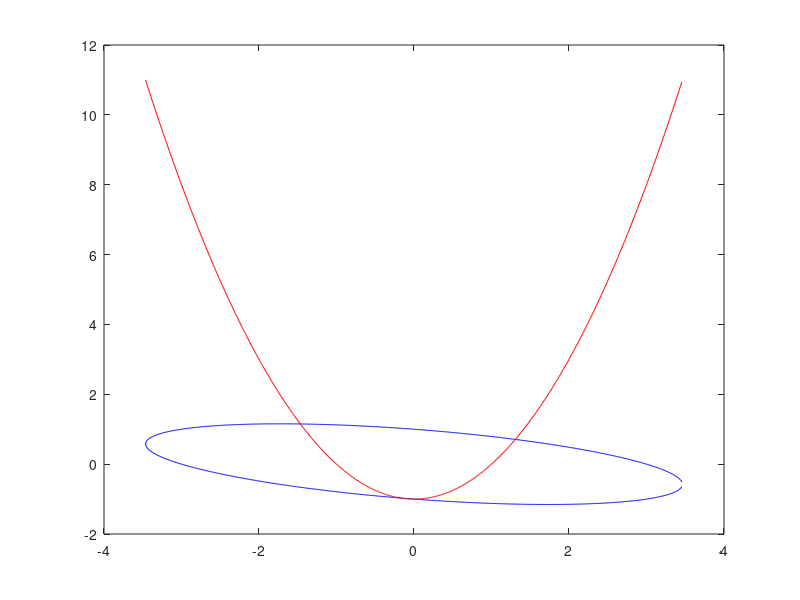

The MATLAB script that drew this image:


f = @(x) [x(1)^2/9+x(1)*x(2)/3+x(2)^2-1; x(2)-x(1)^2+1];    %%% Function f(x)

Df = @(x) [2*x(1)/9+x(2)/3, x(1)/3+2*x(2); -2*x(1), 1];        %%% Jacobian matrix, Df(x)

x0 = [-2;2]; %%% initial guess

%%% Newton's Method:

for i=1:16
    s = Df(x0)\f(x0);
    changes(i) = norm(s);
    x0 = x0 - s;
end

%%% output to check convergence
changes

%%% output final answer (intersection point)
x0


%%%%% Plots %%%%%%

x = -sqrt(12):0.01:sqrt(12);
y1 = sqrt(1-x.^2/12)-x/6;
y2 = -sqrt(1-x.^2/12)-x/6;
plot(x,y1,'b'); %%% plot the first ellipse
hold on;
plot(x,y2,'b'); %%% plot the second ellipse

y3 = x.^2-1;
plot(x,y3,'r');